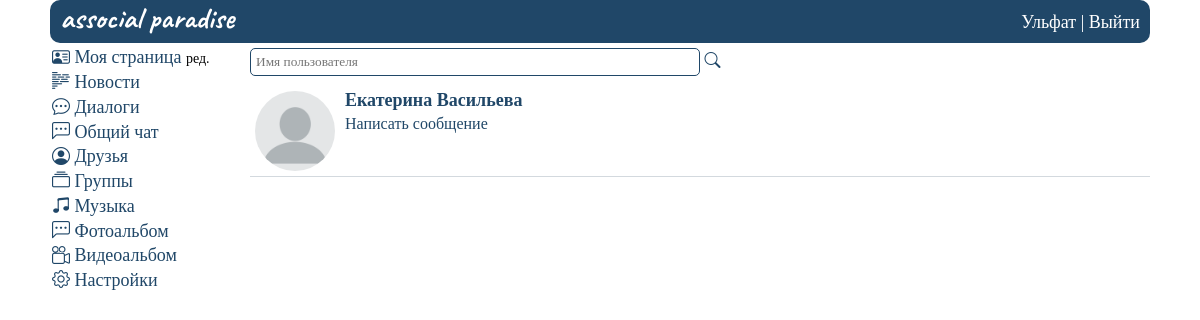
Page /friends (signed in) on the earlier database version.
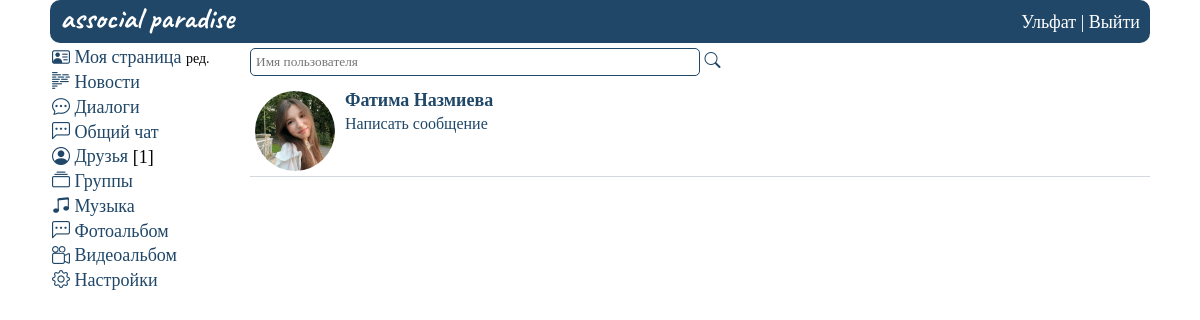
Same page on the later database version.
### mysite/models.py (models this page shows)
class FriendsList(models.Model):
    from_user = models.TextField(max_length=100)
    to_user = models.TextField(max_length=100)
    friends = models.TextField(max_length=1, default=0)
    time_create = models.DateTimeField(auto_now_add=True)
    class Meta:
        verbose_name_plural = 'Друзья'

### mysite/views.py (the view)
# urls.py: path("friends", viewFriends, name="friends"), #Показать список всех пользователей
@login_required(login_url='home')
def viewFriends(request):
    userid = getAuthUser(request)
    personal_data = getUser(userid)
    allDialogues = getAllMessages(userid)
    unread_messages = calculation_unread(allDialogues, userid)
    friends = FriendsList.objects.raw(
            f'SELECT * FROM MYSITE_friendslist fl JOIN MYSITE_userprofile up on fl.to_user = up.user_id WHERE fl.from_user = {userid} and fl.friends = 1')
    followers = FriendsList.objects.raw(
        f'SELECT * FROM MYSITE_friendslist fl JOIN MYSITE_userprofile up on fl.from_user = up.user_id WHERE fl.to_user = {userid} and fl.friends = 0')
    data = {
        'userid': userid,
        'personal_data': personal_data,
        'allDialogues': allDialogues,
        'unread_messages': unread_messages,
        'friends': friends,
        'followers': followers,
        'len_followers': len(followers),
    }
    if request.method == 'POST':
        form = request.POST
        data['find_user'] = UserProfile.objects.filter(first_name__contains=form['search_friend'])
    return render(request, 'friends.html', data)

### mysite/views.py (called while the page is built)
def getAuthUser(request):
    return request.session.get('is_auth', False)

def getUser(userid):
    return UserProfile.objects.get(user_id=userid)

def calculation_unread(messages, userid):
    msg = 0
    for i in messages:
        if i.status_message == 0 and int(i.last_sender) != userid:
            msg += 1
    return msg

def getAllMessages(userid):
    allMsg = HaveDialog.objects.raw(
        f'select 1 as id, up.first_name as name_sender, up2.first_name as name_recipient, hd.time_update, hd.last_sender, up3.first_name as name_last_sender, hd.user_recipient_id, hd.user_sender_id, hd.status_message, up.avatar, hd.last_message from mysite_havedialog hd join mysite_userprofile up on up.user_id = hd.user_sender_id join mysite_userprofile up2 on up2.user_id = hd.user_recipient_id join mysite_userprofile up3 on up3.user_id = hd.last_sender where hd.user_recipient_id = {userid} order by hd.time_update desc')
    return allMsg

### mysite/templates/friends.html (shortened to what this page needs)
{%extends 'base.html'%}
{% load static %}
{%block content%}
    <div class="wrapper_users">
    {% include "header.html" %}
    <div class="rows_user">
        <div class="col1_user">
            {% include "menu.html" %}
        </div>
        <div class="col2_user">
            <div class="users__form">
                <form method="post">
                    <input type="text" name="search_friend" placeholder="Имя пользователя" autofocus>
                    <button type="submit" class="button bi bi-search" ></button>
                </form>
            </div>
            <div class="user_list">
                {% for user in friends %}
                <div class="user_item">
                    <div class="user_item_img">
                        <a href="{% url 'viewUser' user.user_id %}" class="user_links"><img src="{% static user.avatar|cut:'mysite/static' %}"></a>
                    </div>
                    <div class="user_item_name">
                        <a href="{% url 'viewUser' user.user_id %}" class="user_links">{{ user.first_name }} {{ user.last_name }}</a>
                        <div class="user__send">
                            <a href="{% url 'viewDialogues' user.user_id %}">Написать сообщение</a>
                        </div>
                    </div>
                </div>
                {% endfor %}
            </div>
        </div>
    </div>
    </div>
{%endblock%}

Differences in the rows shown:
removed FriendsList: first_name "Екатерина", last_name "Васильева"
now on this page (row edited): FriendsList: first_name "Фатима", last_name "Назмиева"
Other differences:
{{ len_followers }}: (not shown) → "1"
